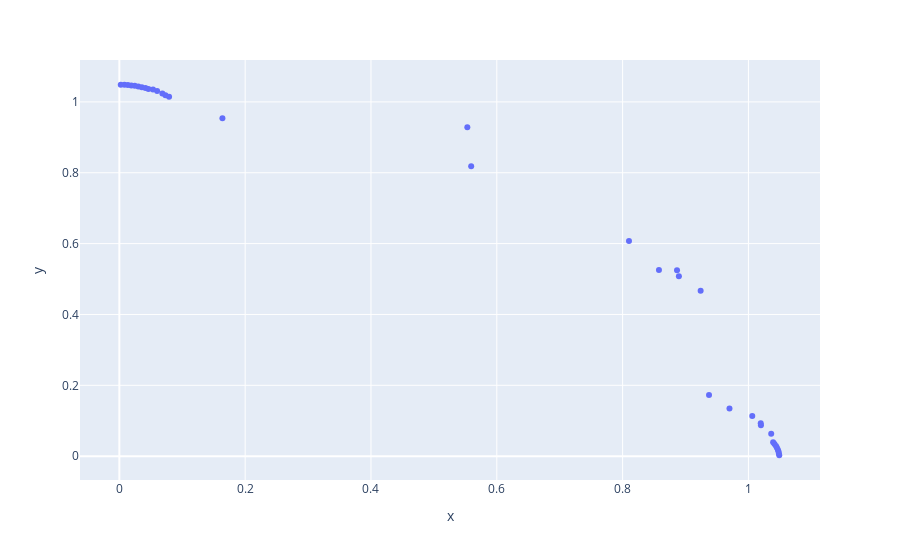

Notebook code cell kept with this figure:
### Code cell
ex.scatter(x=non_dom[:,0], y=non_dom[:,1])

### Figure 1 — Plotly figure (JSON) as saved in the notebook; plotly's stock layout.template omitted (floating-point values rounded to 4 significant figures)
{"data": [{"hoverlabel": {"namelength": 0}, "hovertemplate": "x=%{x}<br>y=%{y}", "legendgroup": "", "marker": {"color": "#636efa", "symbol": "circle"}, "mode": "markers", "name": "", "showlegend": false, "type": "scatter", "x": [0.8101, 0.9699, 0.5593, 0.9374, 0.5532, 0.8895, 0.924, 1.006, 0.8578, 1.02, 0.1638, 1.02, 0.07328, 0.06007, 0.07904, 1.036, 0.05353, 0.06836, 0.04618, 1.041, 1.048, 0.0301, 0.02449, 1.047, 0.01899, 1.045, 0.00803, 0.03568, 0.01357, 0.8865, 0.002219, 1.049, 1.039, 1.044, 0.04144, 1.048], "xaxis": "x", "y": [0.6074, 0.1342, 0.8184, 0.1729, 0.9283, 0.5081, 0.4672, 0.1133, 0.5253, 0.08688, 0.9537, 0.093, 1.019, 1.031, 1.014, 0.06326, 1.035, 1.024, 1.036, 0.03415, 0.01291, 1.044, 1.046, 0.01821, 1.047, 0.02346, 1.048, 1.042, 1.048, 0.5246, 1.048, 0.002521, 0.03953, 0.02882, 1.039, 0.007711], "yaxis": "y"}], "layout": {"legend": {"tracegroupgap": 0}, "margin": {"t": 60}, "xaxis": {"anchor": "y", "domain": [0, 1], "title": {"text": "x"}}, "yaxis": {"anchor": "x", "domain": [0, 1], "title": {"text": "y"}}}}
